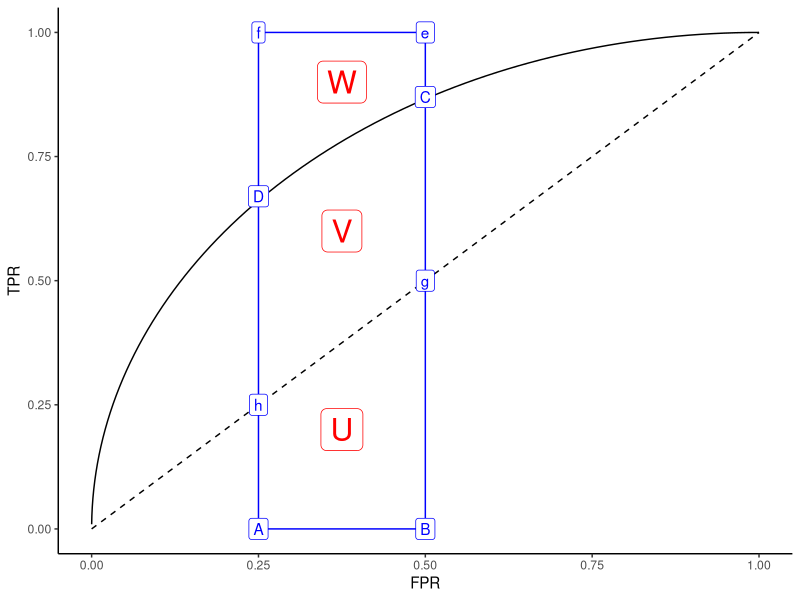
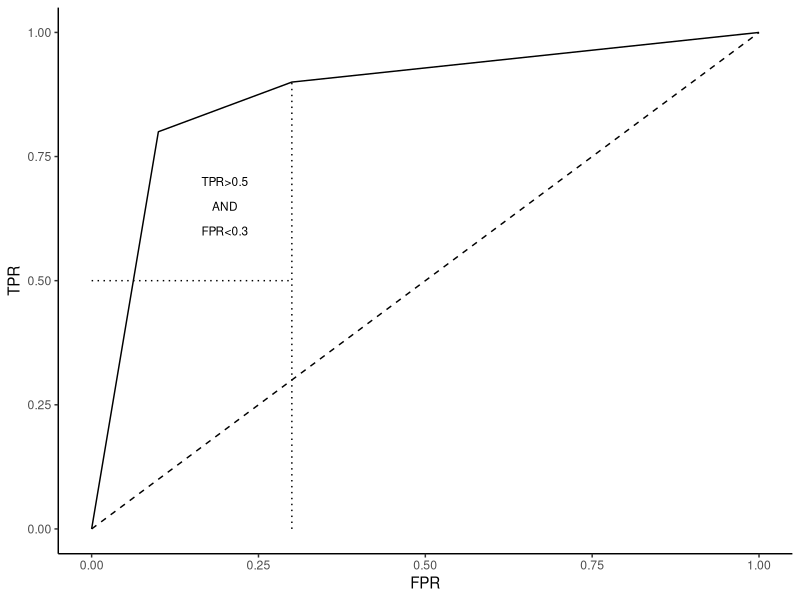

Recreate these plots in R, in order.
# ------------------------------------------------------------------------------
# FIG: PARTIAL AUC
# ------------------------------------------------------------------------------

# https://www.medcalc.org/manual/roc-curve-partial-area.php

library(data.table)
library(ggforce)
library(ggplot2)

# PLOT -------------------------------------------------------------------------

p <- ggplot() +
  geom_arc(aes(x0 = 1, y0 = 0, r = 1, start = -2, end = 0)) +
  xlim(c(0, 1)) +
  ylim(c(0, 1)) +
  geom_rect(
    mapping = aes(xmin = 0.25, xmax = 0.5, ymin = 0, ymax = 1), 
    fill = NA,
    col = "blue") +
  geom_segment(mapping = aes(x = 0, xend = 1, y = 0, yend = 1), linetype = 2) +
  theme_classic() +
  labs(x = "FPR", y = "TPR")

dt <- data.table(
  x = c(rep(0.25, 4), rep(0.5, 4)),
  y = c(0, 0.25, 0.67, 1, 0, 0.5, 0.87, 1), 
  text = c("A", "h", "D", "f", "B", "g", "C", "e")
)
p <- p + geom_label(dt, mapping = aes(x = x, y = y, label = text), col = "blue")

dt <- data.table(
  x = c(0.375, 0.375, 0.375),
  y = c(0.2, 0.6, 0.9), 
  text = c("U", "V", "W")
)
p <- p + geom_label(dt, mapping = aes(x = x, y = y, label = text), col = "red", size=8)

ggsave("../figure/fig_pauc.png", p, height = 4L, width = 4L)


##########################


dt <- data.table(
  x =    c(0.00, 0.10, 0.20, 0.30, 1), 
  y =    c(0.00, 0.80, 0.85, 0.90, 1)
)



p <- ggplot() +
  geom_path(dt, mapping = aes(x = x, y = y)) +
  xlim(c(0, 1)) +
  ylim(c(0, 1)) +
  geom_segment(mapping = aes(x = 0, xend = 1, y = 0, yend = 1), linetype = 2) +
  theme_classic() +
  labs(x = "FPR", y = "TPR")


dt <- data.table(
  x =    c(0.30, 0.00),
  y =    c(0.00, 0.50),
  xend = c(0.30, 0.30),
  yend = c(0.90, 0.50)
)

#p = p + geom_path(dt, mapping = aes(x=x, y=y), linetype = "dotted")
p = p + geom_segment(dt, mapping = aes(x = x, y = y, xend = xend, yend = yend), 
  linetype="dotted")
tsize = 3
p = p + annotate("text", x = 0.2, y = 0.70, label = "TPR>0.5", size=tsize)
p = p + annotate("text", x = 0.2, y = 0.65, label = "AND", size=tsize)
p = p + annotate("text", x = 0.2, y = 0.60, label = "FPR<0.3", size=tsize)
#print(p)
ggsave("../figure/fig_pauc_2way.png", p, height = 4L, width = 4L)


